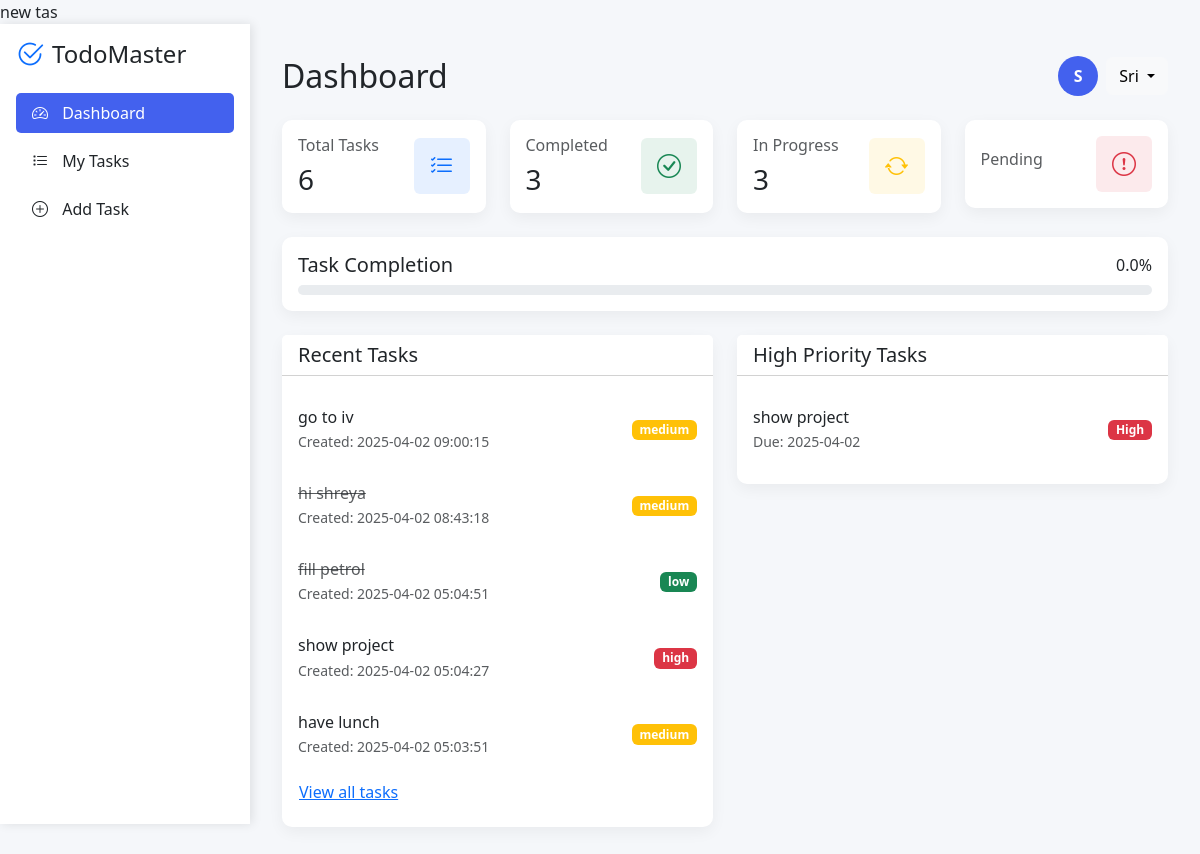
The app's page /dashboard (signed in) with its own data.
### tables this page shows
CREATE TABLE todos (
                id INTEGER PRIMARY KEY AUTOINCREMENT,
                user_id INTEGER NOT NULL,
                title TEXT NOT NULL,
                description TEXT,
                status TEXT DEFAULT 'pending',
                due_date DATE,
                priority TEXT DEFAULT 'medium',
                created_at TIMESTAMP DEFAULT CURRENT_TIMESTAMP,
                completed_at TIMESTAMP,
                FOREIGN KEY (user_id) REFERENCES users (id)
            );

### app.py (the view)
    def decorated_function(*args, **kwargs):
        if 'user_id' not in session:
            flash('Please log in to access this page.', 'danger')
            return redirect(url_for('login'))
        return f(*args, **kwargs)

### app.py (called while the page is built)
def get_db():
    conn = sqlite3.connect(app.config['DATABASE'])
    conn.row_factory = sqlite3.Row
    return conn

def login_required(f):
    def decorated_function(*args, **kwargs):
        if 'user_id' not in session:
            flash('Please log in to access this page.', 'danger')
            return redirect(url_for('login'))
        return f(*args, **kwargs)
    decorated_function.__name__ = f.__name__
    return decorated_function

### templates/dashboard.html (shortened to what this page needs)
new tas<!DOCTYPE html>
<html lang="en">
<head>
    <link href="https://cdn.jsdelivr.net/npm/bootstrap@5.3.0/dist/css/bootstrap.min.css" rel="stylesheet">
    <link rel="stylesheet" href="https://cdn.jsdelivr.net/npm/bootstrap-icons@1.10.0/font/bootstrap-icons.css">
</head>
<body>
    <div class="sidebar p-3">
        <div class="d-flex align-items-center mb-4">
            <div class="me-2">
                <i class="bi bi-check2-circle fs-3 text-primary"></i>
            </div>
            <h4 class="m-0">TodoMaster</h4>
        </div>
        <ul class="nav flex-column">
            <li class="nav-item">
                <a class="nav-link active" href="/dashboard">
                    <i class="bi bi-speedometer2"></i> Dashboard
                </a>
            </li>
            <li class="nav-item">
                <a class="nav-link" href="/todos/list">
                    <i class="bi bi-list-task"></i> My Tasks
                </a>
            </li>
            <li class="nav-item">
                <a class="nav-link" href="/todos/add">
                    <i class="bi bi-plus-circle"></i> Add Task
                </a>
        </ul>
    </div>
    <div class="main-content">
        <div class="d-flex justify-content-between align-items-center mb-4">
            <h2 class="mb-0">Dashboard</h2>
            <div class="d-flex align-items-center">
                <div class="user-avatar me-2">
                    {{ session['username'][0].upper() }}
                </div>
                <div class="dropdown">
                    <button class="btn btn-light dropdown-toggle" type="button" id="userDropdown" data-bs-toggle="dropdown">
                        {{ session['username'] }}
                    </button>
                </div>
            </div>
        </div>
        <div class="row mb-4">
            <div class="col-md-3">
                <div class="card bg-white p-3">
                    <div class="d-flex justify-content-between align-items-center">
                        <div>
                            <h6 class="text-muted mb-2">Total Tasks</h6>
                            <h3 class="mb-0">
                                {{ status_counts|sum(attribute='count') }}
                            </h3>
                        </div>
                        <div class="bg-primary bg-opacity-10 p-3 rounded">
                            <i class="bi bi-list-check fs-4 text-primary"></i>
                        </div>
                    </div>
                </div>
            </div>
            <div class="col-md-3">
                <div class="card bg-white p-3">
                    <div class="d-flex justify-content-between align-items-center">
                        <div>
                            <h6 class="text-muted mb-2">Completed</h6>
                            <h3 class="mb-0">
                                {% for status in status_counts %}
                                    {% if status['status'] == 'completed' %}
                                        {{ status['count'] }}
                                    {% endif %}
                                {% endfor %}
                            </h3>
                        </div>
                        <div class="bg-success bg-opacity-10 p-3 rounded">
                            <i class="bi bi-check-circle fs-4 text-success"></i>
                        </div>
                    </div>
                </div>
            </div>
            <div class="col-md-3">
                <div class="card bg-white p-3">
                    <div class="d-flex justify-content-between align-items-center">
                        <div>
                            <h6 class="text-muted mb-2">In Progress</h6>
                            <h3 class="mb-0">
                                {% for status in status_counts %}
                                    {% if status['status'] == 'in-progress' %}
                                        {{ status['count'] }}
                                    {% endif %}
                                {% endfor %}
                            </h3>
                        </div>
                        <div class="bg-warning bg-opacity-10 p-3 rounded">
                            <i class="bi bi-arrow-repeat fs-4 text-warning"></i>
                        </div>
                    </div>
                </div>
            </div>
            <div class="col-md-3">
                <div class="card bg-white p-3">
                    <div class="d-flex justify-content-between align-items-center">
                        <div>
                            <h6 class="text-muted mb-2">Pending</h6>
                        </div>
                        <div class="bg-danger bg-opacity-10 p-3 rounded">
                            <i class="bi bi-exclamation-circle fs-4 text-danger"></i>
                        </div>
                    </div>
                </div>
            </div>
        </div>
        <div class="card mb-4 p-3">
            <div class="d-flex justify-content-between mb-2">
                <h5 class="mb-0">Task Completion</h5>
                <span>
                    {% set total = status_counts|sum(attribute='count') %}
                    {% set completed = 0 %}
                    {% for status in status_counts %}
                        {% if status['status'] == 'completed' %}
                            {% set completed = status['count'] %}
                        {% endif %}
                    {% endfor %}
                    {{ ((completed / total) * 100 if total > 0 else 0)|round(1) }}%
                </span>
            </div>
            <div class="progress">
            </div>
        </div>
        <div class="row">
            <div class="col-md-6">
                <div class="card mb-4">
                    <div class="card-header bg-white">
                        <h5 class="mb-0">Recent Tasks</h5>
                    </div>
                    <div class="card-body">
                        {% if recent_todos %}
                            <div class="list-group list-group-flush">
                                {% for todo in recent_todos %}
                                    <div class="list-group-item border-0 px-0 py-3 d-flex align-items-center justify-content-between">
                                        <div>
                                            <h6 class="mb-1 {% if todo['status'] == 'completed' %}text-decoration-line-through text-muted{% endif %}">
                                                {{ todo['title'] }}
                                            </h6>
                                            <small class="text-muted">
                                                Created: {{ todo['created_at'] }}
                                            </small>
                                        </div>
                                        <span class="badge {% if todo['priority'] == 'high' %}bg-danger{% elif todo['priority'] == 'medium' %}bg-warning{% else %}bg-success{% endif %}">
                                            {{ todo['priority'] }}
                                        </span>
                                    </div>
                                {% endfor %}
                            </div>
                            <a href="/todos/list" class="btn btn-link ps-0">View all tasks</a>
                        {% else %}
                            <p class="text-muted">No recent tasks found</p>
                        {% endif %}
                    </div>
                </div>
            </div>
            <div class="col-md-6">
                <div class="card mb-4">
                    <div class="card-header bg-white">
                        <h5 class="mb-0">High Priority Tasks</h5>
                    </div>
                    <div class="card-body">
                        {% if high_priority %}
                            <div class="list-group list-group-flush">
                                {% for todo in high_priority %}
                                    <a href="/todos/{{ todo['id'] }}/edit" class="list-group-item list-group-item-action border-0 px-0 py-3">
                                        <div class="d-flex align-items-center justify-content-between">
                                            <div>
                                                <h6 class="mb-1">{{ todo['title'] }}</h6>
                                                {% if todo['due_date'] %}
                                                    <small class="text-muted">
                                                        Due: {{ todo['due_date'] }}
                                                    </small>
                                                {% endif %}
                                            </div>
                                            <span class="badge bg-danger">High</span>
                                        </div>
                                    </a>
                                {% endfor %}
                            </div>
                        {% else %}
                            <p class="text-muted">No high priority tasks</p>
                        {% endif %}
                    </div>
                </div>
            </div>
        </div>
    </div>
</body>
</html>

### templates/dashboard.html (style rules this page uses)
:root { --primary: #4361ee; --secondary: #3f37c9; --accent: #4895ef; --light: #f8f9fa; --dark: #212529; --success: #4cc9f0; --danger: #f72585; --warning: #f8961e; }
body { background-color: #f5f7fa; }
.sidebar { background: white; height: 100vh; box-shadow: 2px 0 10px rgba(0,0,0,0.1); position: fixed; width: 250px; }
.main-content { margin-left: 250px; padding: 2rem; }
.card { border: none; border-radius: 10px; box-shadow: 0 5px 15px rgba(0,0,0,0.05); transition: transform 0.3s ease; }
.progress { height: 10px; }
.nav-link { color: var(--dark); border-radius: 5px; margin-bottom: 0.5rem; }
.nav-link.active, .nav-link:hover { background-color: var(--primary); color: white; }
.nav-link i { margin-right: 10px; }
.user-avatar { width: 40px; height: 40px; border-radius: 50%; background-color: var(--primary); color: white; display: flex; align-items: center; justify-content: center; font-weight: bold; }

### records on screen
todos: title "go to iv", created_at "2025-04-02 09:00:15", priority "medium"
todos: title "hi shreya", created_at "2025-04-02 08:43:18", priority "medium"
todos: title "fill petrol", created_at "2025-04-02 05:04:51", priority "low"
todos: title "show project", created_at "2025-04-02 05:04:27", priority "high", due_date "2025-04-02"
todos: title "have lunch", created_at "2025-04-02 05:03:51", priority "medium"

### other values on screen
{{ session['username'][0].upper() }} "S"
{{ session['username'] }} "Sri"
{{ status_counts|sum(attribute='count') }} "6"
{{ status['count'] }} "3"
{{ ((completed / total) * 100 if total > 0 else 0)|round(1) }} "0.0"
